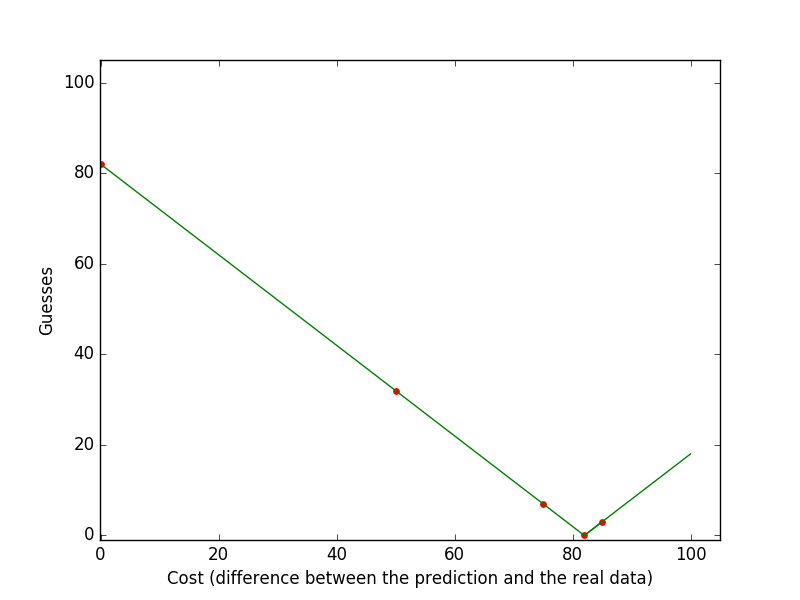

Python code for this plot:
import numpy as np
import matplotlib.pyplot as plt
import random, time
from matplotlib.animation import FuncAnimation


colors = ['b','g','r', 'c', 'm', 'y']

plt.axis([-.1, 105, -1, 105])

numguesses = [0., 50., 75, 82., 85.]
lossleft = [82., 32., 7., 0., 3]


# Plot the data
plt.scatter(numguesses, lossleft, color='r', s=15.0)

plt.plot(numguesses, lossleft, color='g')
plt.plot([82,100], [0,18], color='g') 

# Label the axes
plt.ylabel('Guesses')
plt.xlabel('Cost (difference between the prediction and the real data)')

plt.show()
